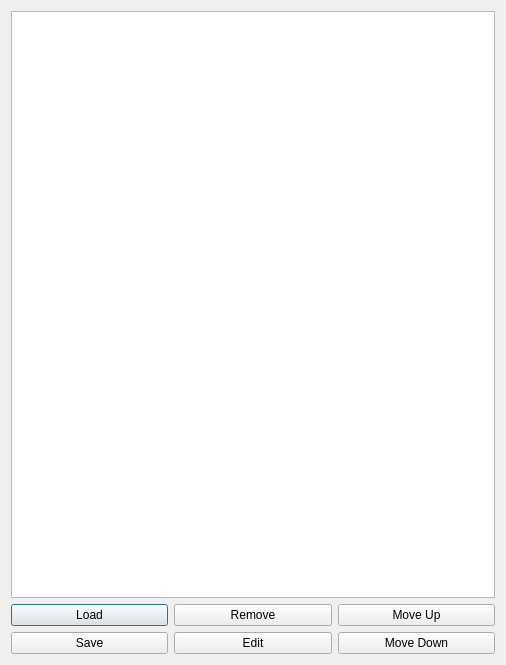
<?xml version="1.0" encoding="UTF-8"?>
<ui version="4.0">
 <class>DBCLoadSaveWindow</class>
 <widget class="QDialog" name="DBCLoadSaveWindow">
  <property name="geometry">
   <rect>
    <x>0</x>
    <y>0</y>
    <width>506</width>
    <height>665</height>
   </rect>
  </property>
  <property name="windowTitle">
   <string>DBC File Manager</string>
  </property>
  <layout class="QVBoxLayout" name="verticalLayout">
   <item>
    <widget class="QTableWidget" name="tableFiles"/>
   </item>
   <item>
    <layout class="QHBoxLayout" name="horizontalLayout">
     <item>
      <widget class="QPushButton" name="btnLoad">
       <property name="text">
        <string>Load</string>
       </property>
      </widget>
     </item>
     <item>
      <widget class="QPushButton" name="btnRemove">
       <property name="text">
        <string>Remove</string>
       </property>
      </widget>
     </item>
     <item>
      <widget class="QPushButton" name="btnMoveUp">
       <property name="text">
        <string>Move Up</string>
       </property>
      </widget>
     </item>
    </layout>
   </item>
   <item>
    <layout class="QHBoxLayout" name="horizontalLayout_2">
     <item>
      <widget class="QPushButton" name="btnSave">
       <property name="text">
        <string>Save</string>
       </property>
      </widget>
     </item>
     <item>
      <widget class="QPushButton" name="btnEdit">
       <property name="text">
        <string>Edit</string>
       </property>
      </widget>
     </item>
     <item>
      <widget class="QPushButton" name="btnMoveDown">
       <property name="text">
        <string>Move Down</string>
       </property>
      </widget>
     </item>
    </layout>
   </item>
  </layout>
 </widget>
 <resources/>
 <connections/>
</ui>
